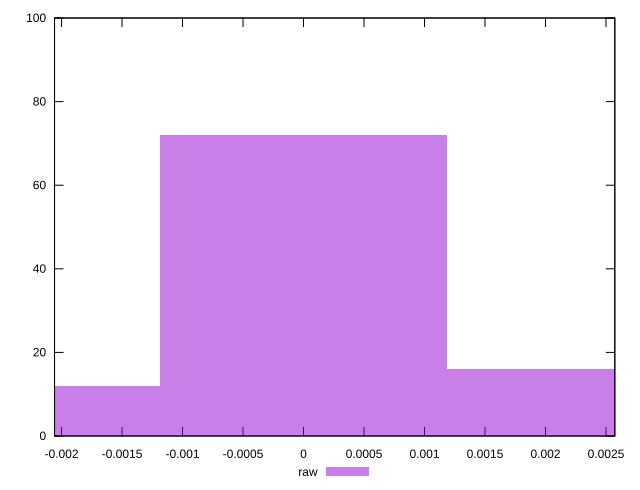

Write gnuplot code to recreate this figure.
reset

$raw <<EOF
0 72
0.002364831819787238 16
-0.002364831819787238 12
EOF

set key outside below
set boxwidth 0.002364831819787238
set xrange [-0.002057910819210309:0.002573044984808225]
set yrange [0:100]
set trange [0:100]
set style fill transparent solid 0.5 noborder
set terminal svg size 640, 490 enhanced background rgb 'white'
set output "reprap/meta/pScore-difference/samples/pages+cached+noexternal/raw/histogram.svg"

plot $raw title "raw" with boxes

reset
